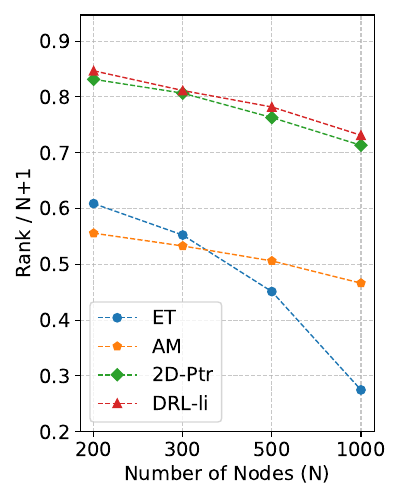

The Python source for this figure:
import matplotlib.pyplot as plt
import numpy as np

# Data for ranks at different scales
ranks = {
    1000: {
        'ET': 274.86,
        'AM': 466.20,
        '2D-Ptr': 713.22,
        'DRL-li': 731.26,
    },
    500: {
        'ET': 225.54,
        'AM': 253.02,
        '2D-Ptr': 381.46,
        'DRL-li': 390.95,
    },
    300: {
        'ET': 165.72,
        'AM': 159.86,
        '2D-Ptr': 241.98,
        'DRL-li': 243.42,
    },
    200: {
        'ET': 121.76,
        'AM': 111.14,
        '2D-Ptr': 166.30,
        'DRL-li': 169.34,
    },
}

# Node sizes
node_sizes = sorted(ranks.keys())
# Models
models = list(ranks[200].keys())

# Calculate proportions and prepare data for plotting
proportions = {model: [] for model in models}

for size in node_sizes:
    for model in models:
        proportions[model].append(ranks[size][model] / size)

# X-axis values for models
x_labels = ['200', '300', '500', '1000']
x_values = np.arange(len(x_labels))  # [0, 1, 2, 3]

# Plotting - Making the figure very narrow
plt.figure(figsize=(4, 5))  # Adjusted to match the first plot's size

# Define different marker styles
markers = ['o', 'p', 'D', '^']  # 圆点、五边形、菱形、三角形

# Define colors and swap AM and 2D-Ptr
colors = ['#1f77b4', '#ff7f0e', '#2ca02c', '#d62728']  # 更高级的调色板

for i, model in enumerate(models):
    plt.plot(x_values, proportions[model], marker=markers[i], label=model, linewidth=1, linestyle='--', color=colors[i])

# Setting the x-ticks and labels
plt.xticks(x_values, x_labels, fontsize=14)  # 设置x刻度字体大小

# Adding titles and labels
plt.xlabel('Number of Nodes (N)', fontsize=14)  # 设置x轴标签字体大小
plt.ylabel('Rank / N+1', fontsize=14)  # 设置y轴标签字体大小
plt.yticks(fontsize=14)  # 设置y刻度字体大小
plt.grid(visible=True, linestyle='--', alpha=0.7)

# Adding a legend
plt.legend(fontsize=14)  # 设置图例字体大小

# Set y-axis limits
plt.tight_layout()
plt.ylim(0.2, max(max(proportions[model]) for model in models) + 0.1)  # Set lower limit to 0.2

# 高清导出图片，设置更高的 DPI
# 高清导出PDF文件
plt.savefig('plot-rank.pdf', format='pdf', dpi=4000)  # 设置格式为PDF，DPI设置为4000以保持质量
plt.show()